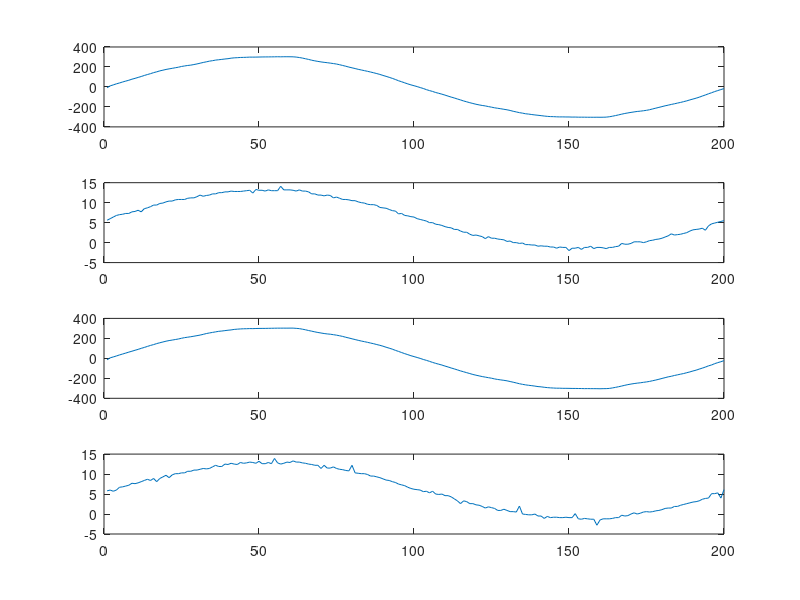

MATLAB code for this plot:
close all;
clear all;
clc
V0=[-7.5,10.8,20.5,31.1,39.8,49.5,58.4,66.9,77.5,85.8,95.3,104.4,114.8,124.1,133.0,143.2,151.3,160.8,167.8,175.1,180.9,186.3,192.1,197.5,204.9,210.1,214.9,218.4,224.2,230.4,237.5,245.1,251.2,258.2,262.8,268.8,272.1,275.8,279.8,282.9,288.0,291.3,292.8,295.1,295.9,296.9,298.6,298.4,298.8,299.4,300.1,300.5,300.7,301.1,301.5,302.3,301.5,302.3,302.3,302.1,301.5,299.0,294.5,289.1,282.2,275.4,267.5,261.3,255.7,250.5,246.4,242.7,238.5,234.0,229.2,222.4,214.9,207.2,198.7,191.5,184.2,176.3,169.9,163.1,156.5,149.2,141.7,133.7,125.2,115.2,105.9,96.1,85.8,74.6,62.0,52.0,41.0,30.3,20.7,12.4,3.5,-6.2,-15.5,-27.1,-36.5,-45.2,-55.9,-63.8,-72.5,-81.8,-91.8,-101.7,-110.5,-120.6,-129.9,-140.3,-149.0,-157.7,-165.6,-173.4,-179.7,-185.5,-190.0,-196.6,-202.5,-208.9,-213.6,-218.4,-223.8,-228.8,-235.4,-243.7,-250.3,-257.4,-262.3,-268.6,-271.9,-276.4,-280.4,-283.7,-287.4,-291.3,-294.5,-296.9,-297.6,-299.2,-300.1,-299.9,-300.7,-300.7,-301.9,-301.5,-302.7,-302.7,-302.8,-303.4,-303.4,-303.6,-303.2,-303.6,-303.2,-302.3,-298.6,-293.2,-286.6,-279.8,-272.5,-265.7,-260.1,-254.9,-250.1,-245.4,-242.5,-238.5,-234.0,-228.1,-220.1,-212.4,-204.7,-196.9,-189.0,-182.4,-175.1,-168.7,-161.6,-155.0,-147.1,-139.2,-129.7,-121.2,-112.5,-102.8,-91.2,-80.4,-68.6,-58.0,-46.2,-36.3,-26.3,-16.8];
C0=[5.6,6.0,6.4,6.8,7.0,7.1,7.3,7.3,7.7,7.8,8.1,7.7,8.5,8.7,9.0,9.4,9.4,9.8,9.9,10.2,10.4,10.4,10.7,10.8,10.8,10.8,11.1,11.2,11.2,11.5,11.9,11.6,11.8,11.9,12.2,12.2,12.5,12.5,12.7,12.7,12.9,12.8,12.8,12.8,12.9,13.0,13.1,12.4,13.3,13.1,13.1,12.9,13.2,13.0,13.0,13.0,14.1,13.2,13.2,13.2,13.1,12.9,13.2,12.9,12.9,12.7,12.2,12.2,11.9,11.9,11.7,11.9,11.8,11.2,11.4,11.1,10.8,10.8,10.7,10.5,10.5,10.2,10.0,9.9,9.6,9.5,9.5,9.3,8.8,8.7,8.6,8.3,8.0,7.9,7.2,7.3,6.8,6.7,6.5,6.4,6.0,5.8,5.6,5.4,5.0,5.0,4.6,4.5,4.3,4.0,3.8,3.7,3.3,3.3,2.9,2.6,2.6,2.1,1.8,1.9,1.7,1.5,1.0,1.5,1.1,1.1,0.9,0.8,0.7,0.3,0.4,0.0,0.0,-0.2,-0.1,-0.5,-0.5,-0.6,-0.6,-0.9,-0.8,-0.9,-0.9,-1.1,-1.1,-1.4,-1.1,-1.2,-1.2,-2.0,-1.4,-1.4,-1.2,-1.7,-1.2,-1.2,-0.9,-1.5,-1.2,-1.2,-1.3,-1.5,-1.2,-1.2,-1.0,-0.9,-0.2,-0.4,-0.4,-0.2,0.2,0.2,0.2,0.0,0.2,0.5,0.6,0.8,0.9,1.1,1.4,1.7,2.2,1.9,2.0,2.1,2.3,2.5,2.9,3.2,3.3,3.4,3.6,3.1,4.2,4.7,4.9,5.1,5.3,5.5];

V1=[-13.7,5.2,14.3,23.8,34.2,43.3,52.6,62.4,71.3,80.8,89.9,100.1,109.2,119.4,129.3,137.8,147.8,156.0,163.9,171.6,178.0,183.0,188.4,193.8,201.0,207.4,211.8,216.5,221.7,227.3,232.9,240.2,248.2,254.1,259.7,265.0,270.6,273.5,277.5,281.6,284.5,289.7,292.2,294.5,296.1,296.7,298.0,297.6,298.8,299.6,299.8,299.9,300.7,301.1,301.7,302.3,302.3,302.5,302.3,302.7,302.7,300.3,297.6,292.0,286.0,278.5,272.1,265.2,259.0,253.8,248.5,244.5,241.6,236.9,232.1,226.1,219.4,211.0,203.7,195.8,188.2,180.5,173.4,167.0,160.4,153.1,146.3,138.0,130.5,121.6,111.3,102.0,92.2,80.0,69.4,58.2,47.2,37.1,26.5,17.6,8.7,-0.6,-11.2,-20.1,-30.1,-40.8,-50.2,-58.8,-67.1,-77.3,-86.4,-96.6,-105.7,-115.4,-125.6,-134.5,-143.4,-152.3,-161.4,-168.7,-175.5,-182.4,-187.9,-193.5,-198.9,-206.0,-211.4,-215.9,-220.1,-225.0,-232.1,-238.9,-246.2,-254.1,-260.1,-265.7,-269.8,-273.5,-277.9,-282.7,-285.3,-289.5,-293.0,-295.5,-297.2,-298.8,-298.8,-300.1,-300.1,-300.5,-301.3,-301.3,-301.9,-302.3,-303.2,-302.8,-303.4,-303.4,-303.6,-304.4,-303.4,-303.0,-301.1,-296.3,-290.5,-284.1,-277.1,-269.8,-263.0,-257.4,-252.4,-248.2,-244.7,-240.0,-236.0,-230.8,-223.8,-217.0,-209.5,-201.2,-193.3,-185.3,-179.5,-171.6,-165.0,-158.3,-151.9,-143.6,-135.7,-126.4,-118.3,-107.8,-98.0,-87.4,-75.0,-66.1,-53.0,-42.9,-33.6,-23.2];
C1=[5.8,6.0,5.7,6.0,6.7,6.8,7.0,7.2,7.7,7.6,7.8,8.1,8.4,8.7,8.4,8.9,8.1,8.9,9.3,9.7,9.1,9.8,10.1,10.1,10.3,10.3,10.7,10.7,11.0,11.0,11.2,11.4,11.3,11.4,11.8,12.2,11.9,11.9,12.5,12.4,12.7,12.5,12.4,12.9,12.7,12.8,13.0,12.9,12.7,13.2,12.6,12.6,12.9,12.6,13.9,12.8,12.5,12.7,13.0,12.9,13.3,13.0,13.0,12.8,12.7,12.5,12.4,12.2,12.2,11.4,12.2,11.5,11.5,11.8,11.4,11.2,11.1,10.9,10.8,12.2,10.3,10.2,10.1,10.1,9.9,9.5,9.5,9.3,9.1,8.8,8.5,8.4,8.1,7.9,7.5,7.3,7.1,6.7,6.4,6.2,6.1,6.0,5.6,5.7,5.3,5.7,5.0,4.9,5.0,4.6,4.6,4.3,3.8,3.3,2.6,3.3,3.1,2.6,2.6,2.3,2.2,1.9,1.5,1.8,1.6,1.4,0.9,0.9,1.2,0.9,0.6,0.6,0.5,2.0,0.0,-0.1,-0.2,-0.2,0.0,-0.5,-0.5,-1.1,-0.6,-0.9,-0.8,-0.8,-0.9,-0.9,-0.8,-0.9,-0.9,0.1,-1.2,-1.3,-1.1,-1.2,-1.3,-1.3,-2.8,-1.5,-1.2,-1.2,-1.2,-1.1,-0.9,-0.9,-0.3,-0.5,-0.4,0.0,0.3,0.0,0.2,0.5,0.6,0.5,0.6,0.8,0.9,1.1,1.4,1.5,1.5,1.9,1.9,2.2,2.4,2.6,2.8,3.0,3.1,3.3,3.7,3.9,4.0,5.1,5.1,5.3,4.0,6.1];

figure(1);
subplot(4,1,1);
plot(V0);
subplot(4,1,2);
plot(C0);
subplot(4,1,3);
plot(V1);
subplot(4,1,4);
plot(C1);